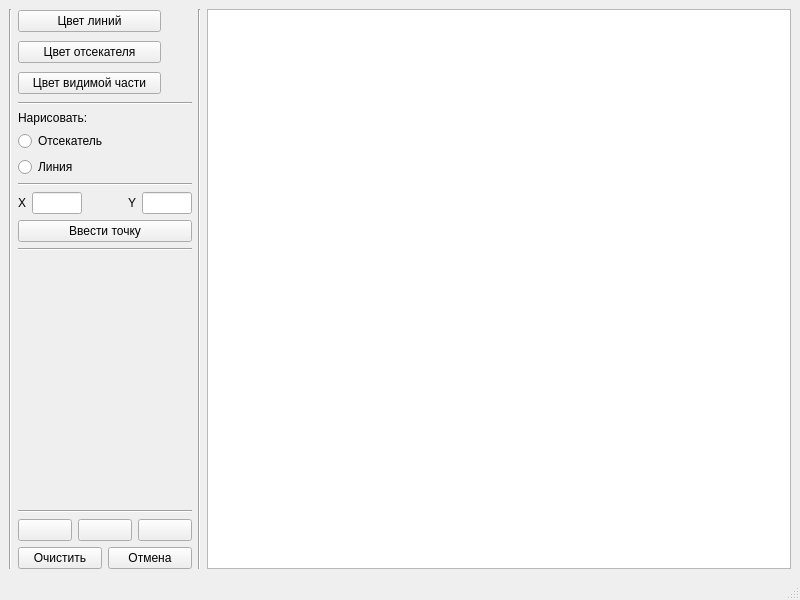
<?xml version="1.0" encoding="UTF-8"?>
<ui version="4.0">
 <class>MainWindow</class>
 <widget class="QMainWindow" name="MainWindow">
  <property name="geometry">
   <rect>
    <x>0</x>
    <y>0</y>
    <width>800</width>
    <height>600</height>
   </rect>
  </property>
  <property name="windowTitle">
   <string>MainWindow</string>
  </property>
  <widget class="QWidget" name="centralwidget">
   <layout class="QFormLayout" name="formLayout">
    <item row="0" column="0">
     <layout class="QHBoxLayout" name="horizontalLayout_9">
      <item>
       <widget class="Line" name="line_6">
        <property name="orientation">
         <enum>Qt::Vertical</enum>
        </property>
       </widget>
      </item>
      <item>
       <layout class="QVBoxLayout" name="verticalLayout_3">
        <item>
         <layout class="QVBoxLayout" name="verticalLayout">
          <item>
           <layout class="QHBoxLayout" name="horizontalLayout">
            <item>
             <widget class="QPushButton" name="pushButton_line_color">
              <property name="text">
               <string>Цвет линий</string>
              </property>
             </widget>
            </item>
            <item>
             <widget class="QLabel" name="label_lc">
              <property name="minimumSize">
               <size>
                <width>25</width>
                <height>25</height>
               </size>
              </property>
              <property name="maximumSize">
               <size>
                <width>25</width>
                <height>25</height>
               </size>
              </property>
              <property name="sizeIncrement">
               <size>
                <width>0</width>
                <height>0</height>
               </size>
              </property>
              <property name="baseSize">
               <size>
                <width>0</width>
                <height>0</height>
               </size>
              </property>
              <property name="text">
               <string/>
              </property>
             </widget>
            </item>
           </layout>
          </item>
          <item>
           <layout class="QHBoxLayout" name="horizontalLayout_2">
            <item>
             <widget class="QPushButton" name="pushButton_cut_color">
              <property name="text">
               <string>Цвет отсекателя</string>
              </property>
             </widget>
            </item>
            <item>
             <widget class="QLabel" name="label_cc">
              <property name="minimumSize">
               <size>
                <width>25</width>
                <height>25</height>
               </size>
              </property>
              <property name="maximumSize">
               <size>
                <width>25</width>
                <height>25</height>
               </size>
              </property>
              <property name="sizeIncrement">
               <size>
                <width>0</width>
                <height>0</height>
               </size>
              </property>
              <property name="baseSize">
               <size>
                <width>0</width>
                <height>0</height>
               </size>
              </property>
              <property name="text">
               <string/>
              </property>
             </widget>
            </item>
           </layout>
          </item>
          <item>
           <layout class="QHBoxLayout" name="horizontalLayout_3">
            <item>
             <widget class="QPushButton" name="pushButton_visible_line_color">
              <property name="text">
               <string>Цвет видимой части</string>
              </property>
             </widget>
            </item>
            <item>
             <widget class="QLabel" name="label_vlc">
              <property name="minimumSize">
               <size>
                <width>25</width>
                <height>25</height>
               </size>
              </property>
              <property name="maximumSize">
               <size>
                <width>25</width>
                <height>25</height>
               </size>
              </property>
              <property name="sizeIncrement">
               <size>
                <width>0</width>
                <height>0</height>
               </size>
              </property>
              <property name="baseSize">
               <size>
                <width>0</width>
                <height>0</height>
               </size>
              </property>
              <property name="text">
               <string/>
              </property>
             </widget>
            </item>
           </layout>
          </item>
         </layout>
        </item>
        <item>
         <layout class="QVBoxLayout" name="verticalLayout_2">
          <item>
           <widget class="Line" name="line_4">
            <property name="orientation">
             <enum>Qt::Horizontal</enum>
            </property>
           </widget>
          </item>
          <item>
           <widget class="QLabel" name="label_4">
            <property name="text">
             <string>Нарисовать:</string>
            </property>
           </widget>
          </item>
          <item>
           <widget class="QRadioButton" name="radioButton_cut">
            <property name="text">
             <string>Отсекатель</string>
            </property>
           </widget>
          </item>
          <item>
           <widget class="QRadioButton" name="radioButton_line">
            <property name="text">
             <string>Линия</string>
            </property>
           </widget>
          </item>
          <item>
           <widget class="Line" name="line_3">
            <property name="orientation">
             <enum>Qt::Horizontal</enum>
            </property>
           </widget>
          </item>
          <item>
           <layout class="QHBoxLayout" name="horizontalLayout_6">
            <item>
             <layout class="QHBoxLayout" name="horizontalLayout_4">
              <item>
               <widget class="QLabel" name="label_2">
                <property name="text">
                 <string>X</string>
                </property>
               </widget>
              </item>
              <item>
               <widget class="QLineEdit" name="lineEdit_x">
                <property name="maximumSize">
                 <size>
                  <width>50</width>
                  <height>16777215</height>
                 </size>
                </property>
               </widget>
              </item>
             </layout>
            </item>
            <item>
             <spacer name="horizontalSpacer">
              <property name="orientation">
               <enum>Qt::Horizontal</enum>
              </property>
              <property name="sizeHint" stdset="0">
               <size>
                <width>40</width>
                <height>20</height>
               </size>
              </property>
             </spacer>
            </item>
            <item>
             <layout class="QHBoxLayout" name="horizontalLayout_5">
              <item>
               <widget class="QLabel" name="label_3">
                <property name="text">
                 <string>Y</string>
                </property>
               </widget>
              </item>
              <item>
               <widget class="QLineEdit" name="lineEdit_y">
                <property name="maximumSize">
                 <size>
                  <width>50</width>
                  <height>16777215</height>
                 </size>
                </property>
               </widget>
              </item>
             </layout>
            </item>
           </layout>
          </item>
          <item>
           <widget class="QPushButton" name="pushButton_add_point">
            <property name="text">
             <string>Ввести точку</string>
            </property>
           </widget>
          </item>
          <item>
           <widget class="Line" name="line_2">
            <property name="orientation">
             <enum>Qt::Horizontal</enum>
            </property>
           </widget>
          </item>
          <item>
           <spacer name="verticalSpacer">
            <property name="orientation">
             <enum>Qt::Vertical</enum>
            </property>
            <property name="sizeHint" stdset="0">
             <size>
              <width>20</width>
              <height>40</height>
             </size>
            </property>
           </spacer>
          </item>
         </layout>
        </item>
        <item>
         <widget class="Line" name="line">
          <property name="orientation">
           <enum>Qt::Horizontal</enum>
          </property>
         </widget>
        </item>
        <item>
         <layout class="QHBoxLayout" name="horizontalLayout_8">
          <item>
           <widget class="QPushButton" name="pushButton_reset_scale">
            <property name="text">
             <string/>
            </property>
            <property name="icon">
             <iconset resource="images.qrc">
              <normaloff>:/icon/icons/scale.png</normaloff>:/icon/icons/scale.png</iconset>
            </property>
            <property name="iconSize">
             <size>
              <width>25</width>
              <height>25</height>
             </size>
            </property>
           </widget>
          </item>
          <item>
           <widget class="QPushButton" name="pushButton_cursor_mode">
            <property name="text">
             <string/>
            </property>
            <property name="icon">
             <iconset resource="images.qrc">
              <normaloff>:/icon/icons/cursor.png</normaloff>:/icon/icons/cursor.png</iconset>
            </property>
            <property name="iconSize">
             <size>
              <width>25</width>
              <height>25</height>
             </size>
            </property>
           </widget>
          </item>
          <item>
           <widget class="QPushButton" name="pushButton_hand_mode">
            <property name="text">
             <string/>
            </property>
            <property name="icon">
             <iconset resource="images.qrc">
              <normaloff>:/icon/icons/hand.png</normaloff>:/icon/icons/hand.png</iconset>
            </property>
            <property name="iconSize">
             <size>
              <width>25</width>
              <height>25</height>
             </size>
            </property>
           </widget>
          </item>
         </layout>
        </item>
        <item>
         <layout class="QHBoxLayout" name="horizontalLayout_7">
          <item>
           <widget class="QPushButton" name="pushButton_clear">
            <property name="text">
             <string>Очистить</string>
            </property>
           </widget>
          </item>
          <item>
           <widget class="QPushButton" name="pushButton_cancel">
            <property name="text">
             <string>Отмена</string>
            </property>
           </widget>
          </item>
         </layout>
        </item>
       </layout>
      </item>
      <item>
       <widget class="Line" name="line_5">
        <property name="orientation">
         <enum>Qt::Vertical</enum>
        </property>
       </widget>
      </item>
     </layout>
    </item>
    <item row="0" column="1">
     <widget class="QGraphicsView" name="graphicsView"/>
    </item>
   </layout>
  </widget>
  <widget class="QMenuBar" name="menubar">
   <property name="geometry">
    <rect>
     <x>0</x>
     <y>0</y>
     <width>800</width>
     <height>26</height>
    </rect>
   </property>
  </widget>
  <widget class="QStatusBar" name="statusbar"/>
 </widget>
 <resources>
  <include location="images.qrc"/>
 </resources>
 <connections/>
</ui>
